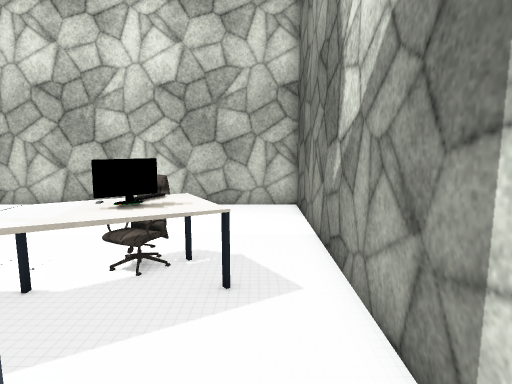
View 1 (above)

16 first-person views from a walk through a 3-D level made in the Unity game engine. The camera is 1.5 m above the floor, tilts 8° down and sees 75° across. The floor is counted in squares, 0.5 m on a side. Each view is taken from the middle of a square. On the plan, view 1 faces up. The plan holds only what a view shows up to about 20 squares ahead; the rest is blank. The place goes on beyond the plan. The player is left out. Some surface patterns are stand-ins.

View 2
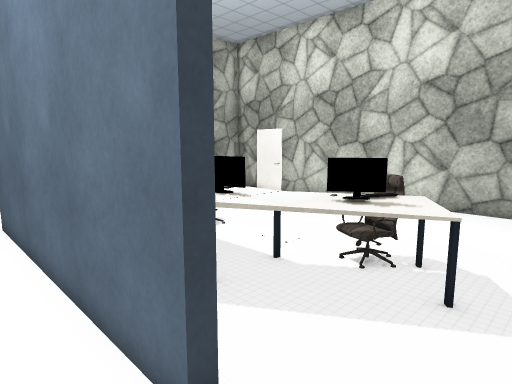

View 3
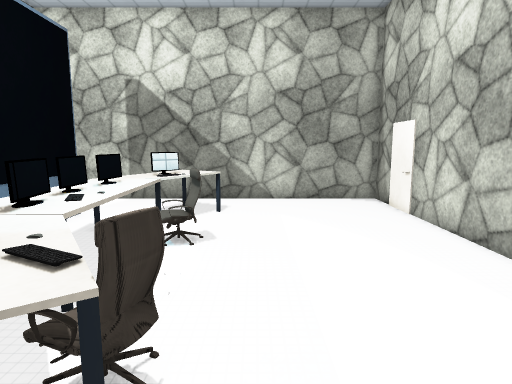

View 4
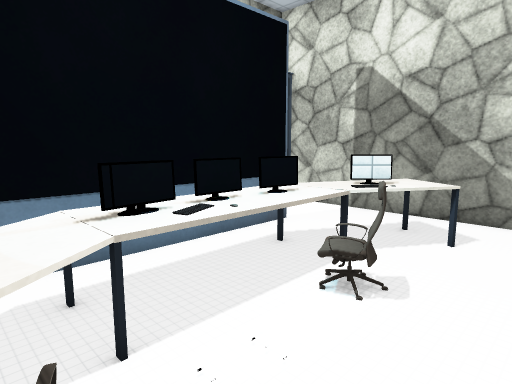

View 5
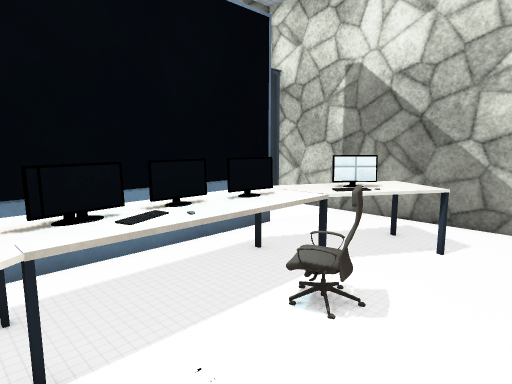

View 6
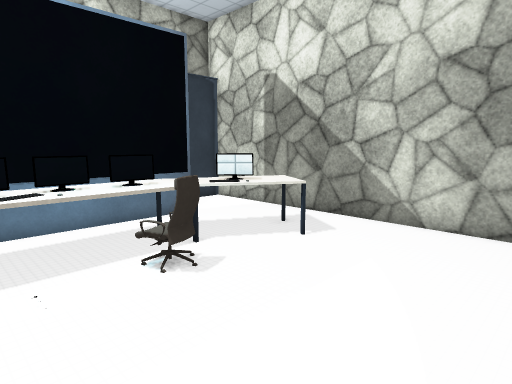

View 7
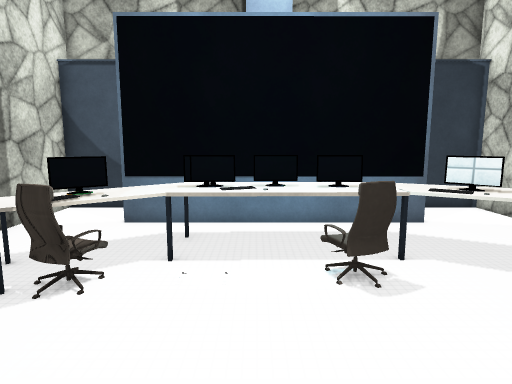

View 8
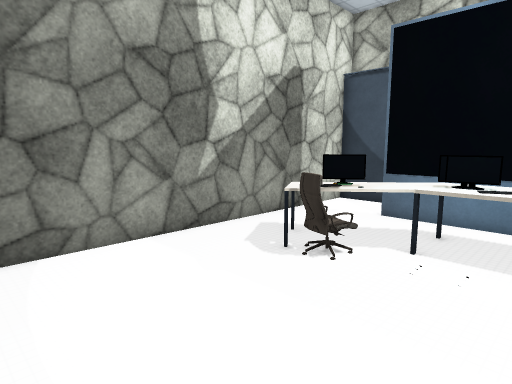

View 9
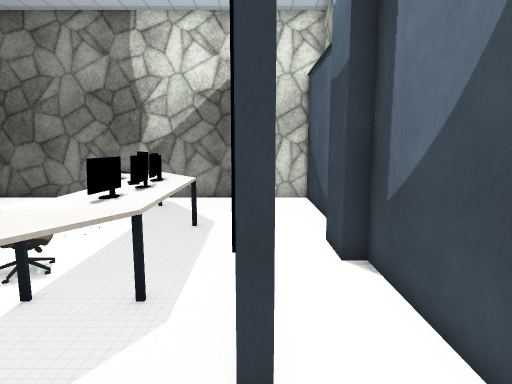

View 10
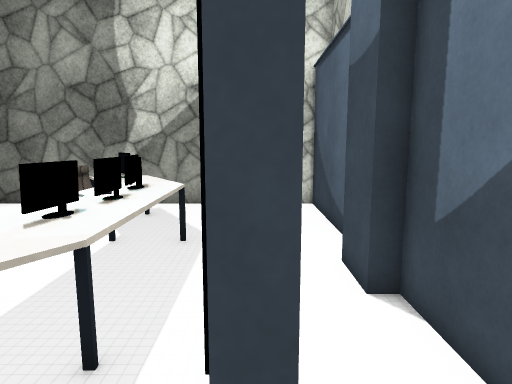

View 11
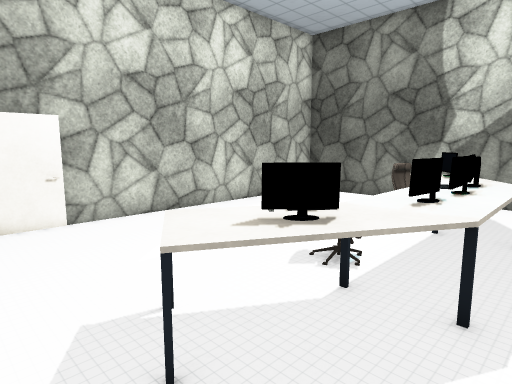

View 12
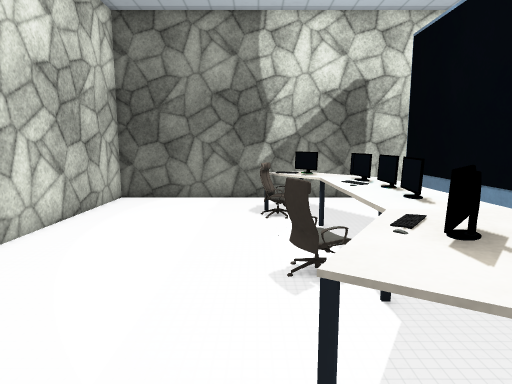

View 13
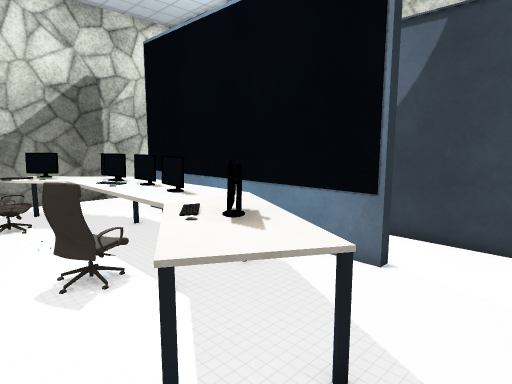

View 14
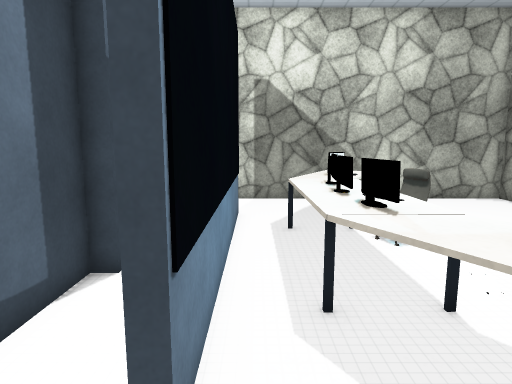

View 15
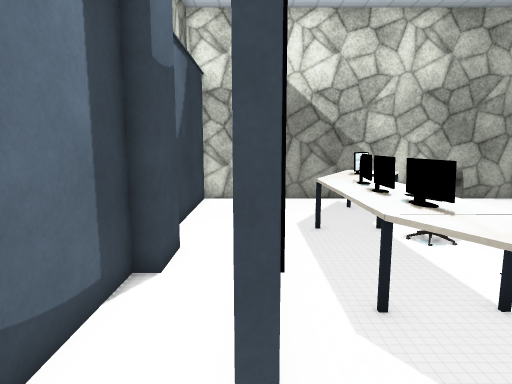

View 16
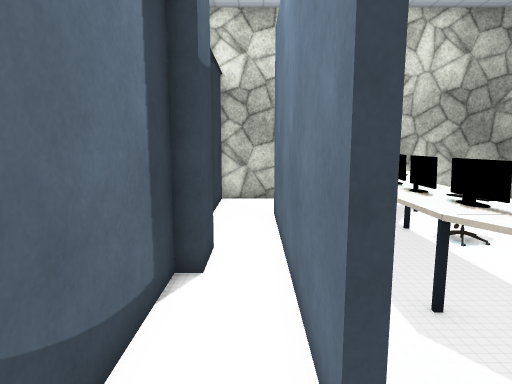

### Floor plan
Ten units are one square. View 1 is at (0, 0); x grows to the right and y downward. Boxes are objects, and circles mark ways between rooms. Rooms are numbered by the first view taken in them; rooms with no view inside come last. Other rooms are left out.
<svg viewBox="-182 -173 207 187">
<path fill="none" stroke="#000" d="M-18 -18 -65 -18M-66 3 -66 9 20 9 20 -16M-90 -82 -100 -78M-90 -81 -89 -78M-96 -81 -91 -83M-95 -79 -89 -82M-100 -79 -95 -82M-98 -75 -100 -79 -89 -82M-100 -77 -90 -82 -88 -78M-136 -18 -136 -22 -18 -22 -18 -18M20 -16 20 -168 -177 -168 -177 -16M-89 -82 -88 -81M-96 -79 -100 -77M-32 -65 -26 -70M-65 -18 -136 -18M-177 -16 -177 9 -86 9 -86 3 -66 3"/>
<rect x="-155" y="-85" width="150" height="50" fill="#bbb"><title>other object</title></rect>
<rect x="-125" y="-75" width="10" height="10" fill="#bbb"><title>other object</title></rect>
<rect x="-75" y="-65" width="20" height="10" fill="#bbb"><title>other object</title></rect>
<rect x="-35" y="-95" width="10" height="20" fill="#bbb"><title>other object</title></rect>
<rect x="-25" y="-85" width="10" height="10" fill="#bbb"><title>other object</title></rect>
<circle cx="0" cy="-20" r="3" fill="#2a7"/>
<circle cx="-70" cy="-10" r="3" fill="#2a7"/>
<circle cx="-155" cy="-20" r="3" fill="#2a7"/>
<text x="-30" y="-10">1</text>
<text x="-80" y="-90">2</text>
<text x="-120" y="-10">3</text>
</svg>
Room 1 opens to room 2. Room 1 opens to room 3. Room 2 opens to room 3.

Where each view was taken, in squares from view 1:
view 1: 0 up, 0 right, facing up
view 2: 0 up, 1 right, facing up-left
view 3: 10 up, 1 right, facing left
view 4: 11 up, 3 left, facing down-left
view 5: 11 up, 4 left, facing down-left
view 6: 15 up, 5 left, facing down-left
view 7: 15 up, 7 left, facing down
view 8: 16 up, 8 left, facing down-right
view 9: 2 up, 17 left, facing right
view 10: 2 up, 15 left, facing right
view 11: 3 up, 17 left, facing up-right
view 12: 9 up, 17 left, facing right
view 13: 10 up, 17 left, facing down-right
view 14: 3 up, 1 right, facing left
view 15: 2 up, 1 right, facing left
view 16: 1 up, 1 right, facing left
